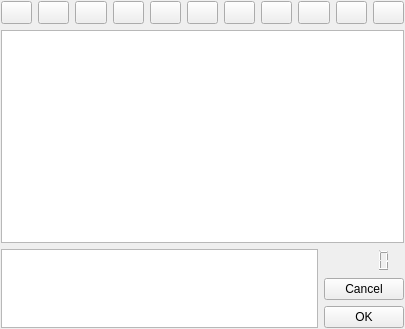
<?xml version="1.0" encoding="UTF-8"?>
<ui version="4.0">
 <class>WCommentWidgetUI</class>
 <widget class="QWidget" name="WCommentWidgetUI">
  <property name="geometry">
   <rect>
    <x>0</x>
    <y>0</y>
    <width>405</width>
    <height>329</height>
   </rect>
  </property>
  <property name="windowTitle">
   <string>Form</string>
  </property>
  <layout class="QVBoxLayout" name="verticalLayout">
   <property name="margin">
    <number>1</number>
   </property>
   <item>
    <layout class="QHBoxLayout" name="horizontalLayout">
     <item>
      <widget class="QToolButton" name="bold_p">
       <property name="sizePolicy">
        <sizepolicy hsizetype="MinimumExpanding" vsizetype="Fixed">
         <horstretch>0</horstretch>
         <verstretch>0</verstretch>
        </sizepolicy>
       </property>
       <property name="focusPolicy">
        <enum>Qt::NoFocus</enum>
       </property>
       <property name="text">
        <string/>
       </property>
       <property name="icon">
        <iconset resource="coveragebrowser.qrc">
         <normaloff>:/images/commentbold.svg</normaloff>:/images/commentbold.svg</iconset>
       </property>
       <property name="shortcut">
        <string>Ctrl+B</string>
       </property>
       <property name="checkable">
        <bool>true</bool>
       </property>
       <property name="toolButtonStyle">
        <enum>Qt::ToolButtonIconOnly</enum>
       </property>
      </widget>
     </item>
     <item>
      <widget class="QToolButton" name="underline_p">
       <property name="sizePolicy">
        <sizepolicy hsizetype="MinimumExpanding" vsizetype="Fixed">
         <horstretch>0</horstretch>
         <verstretch>0</verstretch>
        </sizepolicy>
       </property>
       <property name="focusPolicy">
        <enum>Qt::NoFocus</enum>
       </property>
       <property name="text">
        <string/>
       </property>
       <property name="icon">
        <iconset resource="coveragebrowser.qrc">
         <normaloff>:/images/commentunderline.svg</normaloff>:/images/commentunderline.svg</iconset>
       </property>
       <property name="shortcut">
        <string>Ctrl+U</string>
       </property>
       <property name="checkable">
        <bool>true</bool>
       </property>
      </widget>
     </item>
     <item>
      <widget class="QToolButton" name="italic_p">
       <property name="sizePolicy">
        <sizepolicy hsizetype="MinimumExpanding" vsizetype="Fixed">
         <horstretch>0</horstretch>
         <verstretch>0</verstretch>
        </sizepolicy>
       </property>
       <property name="focusPolicy">
        <enum>Qt::NoFocus</enum>
       </property>
       <property name="text">
        <string/>
       </property>
       <property name="icon">
        <iconset resource="coveragebrowser.qrc">
         <normaloff>:/images/commentitalic.svg</normaloff>:/images/commentitalic.svg</iconset>
       </property>
       <property name="shortcut">
        <string>Ctrl+I</string>
       </property>
       <property name="checkable">
        <bool>true</bool>
       </property>
      </widget>
     </item>
     <item>
      <widget class="QToolButton" name="strike_p">
       <property name="sizePolicy">
        <sizepolicy hsizetype="MinimumExpanding" vsizetype="Fixed">
         <horstretch>0</horstretch>
         <verstretch>0</verstretch>
        </sizepolicy>
       </property>
       <property name="icon">
        <iconset resource="coveragebrowser.qrc">
         <normaloff>:/images/commentstrikethrough.svg</normaloff>:/images/commentstrikethrough.svg</iconset>
       </property>
       <property name="shortcut">
        <string>Ctrl+S</string>
       </property>
       <property name="checkable">
        <bool>true</bool>
       </property>
      </widget>
     </item>
     <item>
      <widget class="QToolButton" name="textcolor_p">
       <property name="sizePolicy">
        <sizepolicy hsizetype="MinimumExpanding" vsizetype="Fixed">
         <horstretch>0</horstretch>
         <verstretch>0</verstretch>
        </sizepolicy>
       </property>
       <property name="icon">
        <iconset resource="coveragebrowser.qrc">
         <normaloff>:/images/commenttextcolor.svg</normaloff>:/images/commenttextcolor.svg</iconset>
       </property>
      </widget>
     </item>
     <item>
      <widget class="QToolButton" name="justify_p">
       <property name="sizePolicy">
        <sizepolicy hsizetype="MinimumExpanding" vsizetype="Fixed">
         <horstretch>0</horstretch>
         <verstretch>0</verstretch>
        </sizepolicy>
       </property>
       <property name="focusPolicy">
        <enum>Qt::NoFocus</enum>
       </property>
       <property name="text">
        <string/>
       </property>
       <property name="icon">
        <iconset resource="coveragebrowser.qrc">
         <normaloff>:/images/commentjustify.svg</normaloff>:/images/commentjustify.svg</iconset>
       </property>
       <property name="shortcut">
        <string>Ctrl+J</string>
       </property>
       <property name="checkable">
        <bool>true</bool>
       </property>
      </widget>
     </item>
     <item>
      <widget class="QToolButton" name="left_p">
       <property name="sizePolicy">
        <sizepolicy hsizetype="MinimumExpanding" vsizetype="Fixed">
         <horstretch>0</horstretch>
         <verstretch>0</verstretch>
        </sizepolicy>
       </property>
       <property name="focusPolicy">
        <enum>Qt::NoFocus</enum>
       </property>
       <property name="text">
        <string/>
       </property>
       <property name="icon">
        <iconset resource="coveragebrowser.qrc">
         <normaloff>:/images/commentleft.svg</normaloff>:/images/commentleft.svg</iconset>
       </property>
       <property name="shortcut">
        <string>Ctrl+L</string>
       </property>
       <property name="checkable">
        <bool>true</bool>
       </property>
      </widget>
     </item>
     <item>
      <widget class="QToolButton" name="center_p">
       <property name="sizePolicy">
        <sizepolicy hsizetype="MinimumExpanding" vsizetype="Fixed">
         <horstretch>0</horstretch>
         <verstretch>0</verstretch>
        </sizepolicy>
       </property>
       <property name="focusPolicy">
        <enum>Qt::NoFocus</enum>
       </property>
       <property name="text">
        <string/>
       </property>
       <property name="icon">
        <iconset resource="coveragebrowser.qrc">
         <normaloff>:/images/commentcenter.svg</normaloff>:/images/commentcenter.svg</iconset>
       </property>
       <property name="shortcut">
        <string>Ctrl+M</string>
       </property>
       <property name="checkable">
        <bool>true</bool>
       </property>
      </widget>
     </item>
     <item>
      <widget class="QToolButton" name="right_p">
       <property name="sizePolicy">
        <sizepolicy hsizetype="MinimumExpanding" vsizetype="Fixed">
         <horstretch>0</horstretch>
         <verstretch>0</verstretch>
        </sizepolicy>
       </property>
       <property name="focusPolicy">
        <enum>Qt::NoFocus</enum>
       </property>
       <property name="text">
        <string/>
       </property>
       <property name="icon">
        <iconset resource="coveragebrowser.qrc">
         <normaloff>:/images/commentright.svg</normaloff>:/images/commentright.svg</iconset>
       </property>
       <property name="shortcut">
        <string>Ctrl+R</string>
       </property>
       <property name="checkable">
        <bool>true</bool>
       </property>
      </widget>
     </item>
     <item>
      <widget class="QToolButton" name="undo_p">
       <property name="sizePolicy">
        <sizepolicy hsizetype="MinimumExpanding" vsizetype="Fixed">
         <horstretch>0</horstretch>
         <verstretch>0</verstretch>
        </sizepolicy>
       </property>
       <property name="focusPolicy">
        <enum>Qt::NoFocus</enum>
       </property>
       <property name="text">
        <string/>
       </property>
       <property name="icon">
        <iconset resource="coveragebrowser.qrc">
         <normaloff>:/images/commentundo.svg</normaloff>:/images/commentundo.svg</iconset>
       </property>
       <property name="shortcut">
        <string>Ctrl+Z</string>
       </property>
      </widget>
     </item>
     <item>
      <widget class="QToolButton" name="redo_p">
       <property name="sizePolicy">
        <sizepolicy hsizetype="MinimumExpanding" vsizetype="Fixed">
         <horstretch>0</horstretch>
         <verstretch>0</verstretch>
        </sizepolicy>
       </property>
       <property name="focusPolicy">
        <enum>Qt::NoFocus</enum>
       </property>
       <property name="text">
        <string/>
       </property>
       <property name="icon">
        <iconset resource="coveragebrowser.qrc">
         <normaloff>:/images/commentredo.svg</normaloff>:/images/commentredo.svg</iconset>
       </property>
       <property name="shortcut">
        <string>Ctrl+Z</string>
       </property>
      </widget>
     </item>
    </layout>
   </item>
   <item>
    <widget class="QTextEdit" name="comment_p">
     <property name="sizePolicy">
      <sizepolicy hsizetype="Expanding" vsizetype="MinimumExpanding">
       <horstretch>0</horstretch>
       <verstretch>0</verstretch>
      </sizepolicy>
     </property>
    </widget>
   </item>
   <item>
    <layout class="QHBoxLayout">
     <property name="sizeConstraint">
      <enum>QLayout::SetMaximumSize</enum>
     </property>
     <item>
      <widget class="QListWidget" name="old_comments_p">
       <property name="sizePolicy">
        <sizepolicy hsizetype="MinimumExpanding" vsizetype="Maximum">
         <horstretch>0</horstretch>
         <verstretch>0</verstretch>
        </sizepolicy>
       </property>
       <property name="focusPolicy">
        <enum>Qt::NoFocus</enum>
       </property>
      </widget>
     </item>
     <item>
      <layout class="QVBoxLayout">
       <item>
        <widget class="QLCDNumber" name="count_p">
         <property name="sizePolicy">
          <sizepolicy hsizetype="Minimum" vsizetype="Fixed">
           <horstretch>0</horstretch>
           <verstretch>0</verstretch>
          </sizepolicy>
         </property>
         <property name="frameShape">
          <enum>QFrame::NoFrame</enum>
         </property>
        </widget>
       </item>
       <item>
        <widget class="QPushButton" name="cancel_p">
         <property name="text">
          <string>Cancel</string>
         </property>
        </widget>
       </item>
       <item>
        <widget class="QPushButton" name="ok_p">
         <property name="text">
          <string>OK</string>
         </property>
        </widget>
       </item>
      </layout>
     </item>
    </layout>
   </item>
  </layout>
 </widget>
 <resources>
  <include location="coveragebrowser.qrc"/>
 </resources>
 <connections>
  <connection>
   <sender>undo_p</sender>
   <signal>clicked()</signal>
   <receiver>comment_p</receiver>
   <slot>undo()</slot>
   <hints>
    <hint type="sourcelabel">
     <x>313</x>
     <y>22</y>
    </hint>
    <hint type="destinationlabel">
     <x>285</x>
     <y>80</y>
    </hint>
   </hints>
  </connection>
  <connection>
   <sender>redo_p</sender>
   <signal>clicked()</signal>
   <receiver>comment_p</receiver>
   <slot>redo()</slot>
   <hints>
    <hint type="sourcelabel">
     <x>353</x>
     <y>26</y>
    </hint>
    <hint type="destinationlabel">
     <x>363</x>
     <y>66</y>
    </hint>
   </hints>
  </connection>
 </connections>
</ui>
